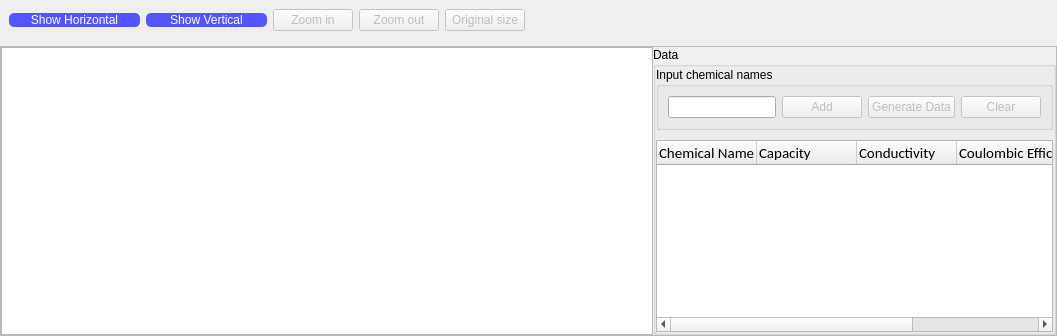
          <widget class="QWidget" name="tab_4">
           <attribute name="icon">
            <iconset resource="QtApp/res.qrc">
             <normaloff>:/icons/images/bar.svg</normaloff>:/icons/images/bar.svg</iconset>
           </attribute>
           <attribute name="title">
            <string>StackedBar</string>
           </attribute>
           <layout class="QGridLayout" name="gridLayout_7">
            <property name="leftMargin">
             <number>0</number>
            </property>
            <property name="topMargin">
             <number>0</number>
            </property>
            <property name="rightMargin">
             <number>0</number>
            </property>
            <property name="bottomMargin">
             <number>0</number>
            </property>
            <item row="1" column="0">
             <widget class="QWidget" name="widget_5" native="true">
              <layout class="QGridLayout" name="gridLayout_5">
               <property name="leftMargin">
                <number>0</number>
               </property>
               <property name="topMargin">
                <number>0</number>
               </property>
               <property name="rightMargin">
                <number>0</number>
               </property>
               <property name="bottomMargin">
                <number>0</number>
               </property>
               <property name="spacing">
                <number>0</number>
               </property>
               <item row="1" column="0">
                <widget class="QFrame" name="frame_11">
                 <property name="frameShape">
                  <enum>QFrame::StyledPanel</enum>
                 </property>
                 <property name="frameShadow">
                  <enum>QFrame::Raised</enum>
                 </property>
                 <layout class="QHBoxLayout" name="horizontalLayout_15">
                  <property name="spacing">
                   <number>0</number>
                  </property>
                  <property name="leftMargin">
                   <number>0</number>
                  </property>
                  <property name="topMargin">
                   <number>0</number>
                  </property>
                  <property name="rightMargin">
                   <number>0</number>
                  </property>
                  <property name="bottomMargin">
                   <number>0</number>
                  </property>
                  <item>
                   <widget class="QmyChartView" name="chartViewStackedBar"/>
                  </item>
                  <item>
                   <widget class="QSplitter" name="splitter_6">
                    <property name="orientation">
                     <enum>Qt::Vertical</enum>
                    </property>
                    <widget class="QGroupBox" name="groupBox_10">
                     <property name="title">
                      <string>Data</string>
                     </property>
                     <layout class="QFormLayout" name="formLayout_3">
                      <property name="horizontalSpacing">
                       <number>0</number>
                      </property>
                      <property name="verticalSpacing">
                       <number>0</number>
                      </property>
                      <property name="leftMargin">
                       <number>0</number>
                      </property>
                      <property name="topMargin">
                       <number>0</number>
                      </property>
                      <property name="rightMargin">
                       <number>0</number>
                      </property>
                      <property name="bottomMargin">
                       <number>0</number>
                      </property>
                      <item row="0" column="0">
                       <widget class="QGroupBox" name="groupBoxSearch_2">
                        <property name="enabled">
                         <bool>true</bool>
                        </property>
                        <property name="title">
                         <string>Input chemical names</string>
                        </property>
                        <layout class="QHBoxLayout" name="horizontalLayout_6">
                         <item>
                          <widget class="QLineEdit" name="searchInput_3">
                           <property name="text">
                            <string/>
                           </property>
                          </widget>
                         </item>
                         <item>
                          <widget class="QPushButton" name="searchButton_3">
                           <property name="enabled">
                            <bool>false</bool>
                           </property>
                           <property name="text">
                            <string>Add</string>
                           </property>
                          </widget>
                         </item>
                         <item>
                          <widget class="QPushButton" name="generateButton_3">
                           <property name="enabled">
                            <bool>false</bool>
                           </property>
                           <property name="text">
                            <string>Generate Data</string>
                           </property>
                          </widget>
                         </item>
                         <item>
                          <widget class="QPushButton" name="clearButton_3">
                           <property name="enabled">
                            <bool>false</bool>
                           </property>
                           <property name="text">
                            <string>Clear</string>
                           </property>
                          </widget>
                         </item>
                        </layout>
                       </widget>
                      </item>
                      <item row="1" column="0">
                       <layout class="QHBoxLayout" name="horizontalLayout_4">
                        <property name="leftMargin">
                         <number>5</number>
                        </property>
                        <property name="topMargin">
                         <number>5</number>
                        </property>
                        <property name="rightMargin">
                         <number>5</number>
                        </property>
                        <property name="bottomMargin">
                         <number>5</number>
                        </property>
                       </layout>
                      </item>
                      <item row="2" column="0" colspan="2">
                       <widget class="QTreeWidget" name="stackedWidget">
                        <property name="maximumSize">
                         <size>
                          <width>16777215</width>
                          <height>300</height>
                         </size>
                        </property>
                        <property name="font">
                         <font>
                          <family>Calibri</family>
                          <pointsize>11</pointsize>
                          <weight>50</weight>
                          <italic>false</italic>
                          <bold>false</bold>
                         </font>
                        </property>
                        <property name="editTriggers">
                         <set>QAbstractItemView::NoEditTriggers</set>
                        </property>
                        <property name="alternatingRowColors">
                         <bool>true</bool>
                        </property>
                        <property name="indentation">
                         <number>0</number>
                        </property>
                        <attribute name="headerDefaultSectionSize">
                         <number>100</number>
                        </attribute>
                        <column>
                         <property name="text">
                          <string>Chemical Name</string>
                         </property>
                        </column>
                        <column>
                         <property name="text">
                          <string>Capacity</string>
                         </property>
                        </column>
                        <column>
                         <property name="text">
                          <string>Conductivity</string>
                         </property>
                        </column>
                        <column>
                         <property name="text">
                          <string>Coulombic Efficiency</string>
                         </property>
                        </column>
                        <column>
                         <property name="text">
                          <string>Energy</string>
                         </property>
                        </column>
                        <column>
                         <property name="text">
                          <string>Voltage</string>
                         </property>
                        </column>
                       </widget>
                      </item>
                     </layout>
                    </widget>
                   </widget>
                  </item>
                 </layout>
                </widget>
               </item>
              </layout>
             </widget>
            </item>
            <item row="0" column="0">
             <widget class="QFrame" name="frame_10">
              <property name="enabled">
               <bool>true</bool>
              </property>
              <property name="frameShape">
               <enum>QFrame::NoFrame</enum>
              </property>
              <property name="frameShadow">
               <enum>QFrame::Raised</enum>
              </property>
              <layout class="QHBoxLayout" name="horizontalLayout_10">
               <property name="spacing">
                <number>6</number>
               </property>
               <property name="leftMargin">
                <number>9</number>
               </property>
               <property name="topMargin">
                <number>9</number>
               </property>
               <property name="rightMargin">
                <number>9</number>
               </property>
               <property name="bottomMargin">
                <number>9</number>
               </property>
               <item>
                <widget class="QPushButton" name="btnStackedBarH">
                 <property name="enabled">
                  <bool>false</bool>
                 </property>
                 <property name="minimumSize">
                  <size>
                   <width>131</width>
                   <height>0</height>
                  </size>
                 </property>
                 <property name="styleSheet">
                  <string notr="true">background-color: rgb(85, 85, 255);
color: rgb(255, 255, 255);
border-radius:5px;
border-style:solid;
selection-background-color: rgb(240, 240, 240);</string>
                 </property>
                 <property name="text">
                  <string>Show Horizontal</string>
                 </property>
                </widget>
               </item>
               <item>
                <widget class="QPushButton" name="btnStackedBar">
                 <property name="enabled">
                  <bool>false</bool>
                 </property>
                 <property name="minimumSize">
                  <size>
                   <width>121</width>
                   <height>0</height>
                  </size>
                 </property>
                 <property name="styleSheet">
                  <string notr="true">background-color: rgb(85, 85, 255);
color: rgb(255, 255, 255);
border-radius:5px;
border-style:solid;
selection-background-color: rgb(240, 240, 240);</string>
                 </property>
                 <property name="text">
                  <string>Show Vertical</string>
                 </property>
                </widget>
               </item>
               <item>
                <widget class="QPushButton" name="zoominButton">
                 <property name="enabled">
                  <bool>false</bool>
                 </property>
                 <property name="styleSheet">
                  <string notr="true"/>
                 </property>
                 <property name="text">
                  <string>Zoom in</string>
                 </property>
                </widget>
               </item>
               <item>
                <widget class="QPushButton" name="zoomoutButton">
                 <property name="enabled">
                  <bool>false</bool>
                 </property>
                 <property name="text">
                  <string>Zoom out</string>
                 </property>
                </widget>
               </item>
               <item>
                <widget class="QPushButton" name="originalButton">
                 <property name="enabled">
                  <bool>false</bool>
                 </property>
                 <property name="text">
                  <string>Original size</string>
                 </property>
                </widget>
               </item>
               <item>
                <spacer name="horizontalSpacer_13">
                 <property name="orientation">
                  <enum>Qt::Horizontal</enum>
                 </property>
                 <property name="sizeHint" stdset="0">
                  <size>
                   <width>523</width>
                   <height>20</height>
                  </size>
                 </property>
                </spacer>
               </item>
              </layout>
             </widget>
            </item>
           </layout>
          </widget>
